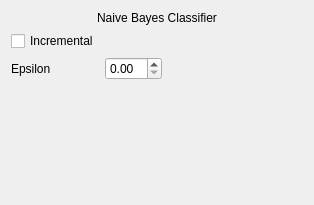
<?xml version="1.0" encoding="UTF-8"?>
<ui version="4.0">
 <class>ML_Naive_Bayes_Widget</class>
 <widget class="QWidget" name="ML_Naive_Bayes_Widget">
  <property name="geometry">
   <rect>
    <x>0</x>
    <y>0</y>
    <width>314</width>
    <height>205</height>
   </rect>
  </property>
  <property name="windowTitle">
   <string>Form</string>
  </property>
  <layout class="QVBoxLayout" name="verticalLayout">
   <item>
    <widget class="QLabel" name="label">
     <property name="text">
      <string>Naive Bayes Classifier</string>
     </property>
     <property name="alignment">
      <set>Qt::AlignmentFlag::AlignCenter</set>
     </property>
    </widget>
   </item>
   <item>
    <layout class="QGridLayout" name="gridLayout">
     <item row="0" column="0">
      <widget class="QCheckBox" name="checkBox">
       <property name="text">
        <string>Incremental</string>
       </property>
      </widget>
     </item>
     <item row="1" column="0">
      <widget class="QLabel" name="label_2">
       <property name="text">
        <string>Epsilon</string>
       </property>
      </widget>
     </item>
     <item row="1" column="1">
      <widget class="QDoubleSpinBox" name="doubleSpinBox"/>
     </item>
     <item row="1" column="2">
      <spacer name="horizontalSpacer">
       <property name="orientation">
        <enum>Qt::Orientation::Horizontal</enum>
       </property>
       <property name="sizeHint" stdset="0">
        <size>
         <width>40</width>
         <height>20</height>
        </size>
       </property>
      </spacer>
     </item>
    </layout>
   </item>
   <item>
    <spacer name="verticalSpacer">
     <property name="orientation">
      <enum>Qt::Orientation::Vertical</enum>
     </property>
     <property name="sizeHint" stdset="0">
      <size>
       <width>20</width>
       <height>40</height>
      </size>
     </property>
    </spacer>
   </item>
  </layout>
 </widget>
 <resources/>
 <connections/>
</ui>
